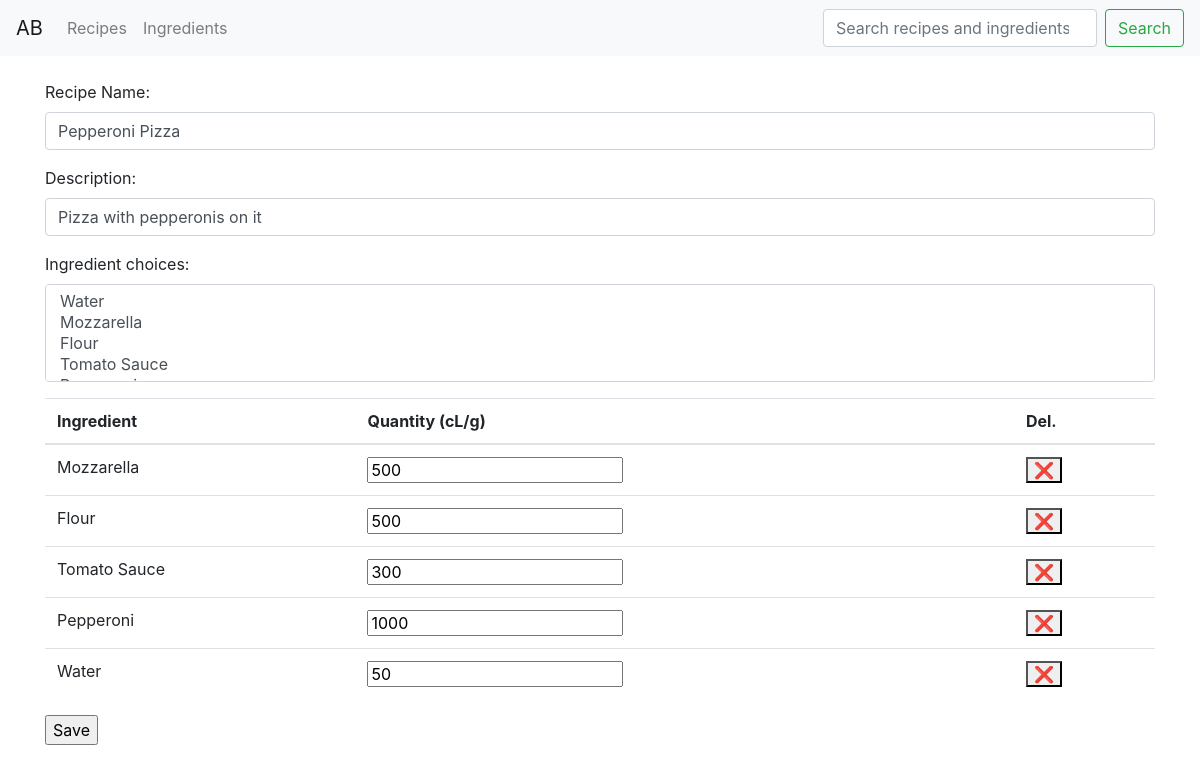
Screenshot of /recipe/1/update with the database file from the repository.
### apicbase/models.py (models this page shows, shortened)
class Recipe(models.Model):
    name = models.CharField(max_length=100, unique=True)
    desc = models.CharField(max_length=1000)
    ingredients = models.ManyToManyField(RecipeIngredient)

class RecipeIngredient(models.Model):
    ingredient = models.ForeignKey(Ingredient, on_delete=models.CASCADE)
    quantity = models.IntegerField(default=0) #will store in smallest denomination(ie grams/centiliter) and convert later

class Ingredient(models.Model):
    name = models.CharField(max_length=100, unique=True)
    desc = models.CharField(max_length=1000)
    cost = models.DecimalField(
        max_digits=10,
        decimal_places=2
        )
    unit_size = models.PositiveIntegerField(validators=[MinValueValidator(1)])
    is_fluid = models.BooleanField(default=False) # Used for converting to the higher denomination
    def __str__(self):
        return self.name

### apicbase/views/recipe_views.py (the view, shortened to what this page needs)
# urls.py: path('recipe/<int:pk>/update', RecipeUpdate.as_view(), name="recipe-update"),
class RecipeUpdate(UpdateView):
    model = Recipe
    form_class = RecipeForm
    template_name = "recipes/recipe_create_form.html"

### apicbase/models.py
class RecipeForm(ModelForm):
    name = forms.CharField(
        label="Recipe Name",
        max_length=100,
        widget=forms.TextInput(
            attrs={
                'class':'form-control'
            }
        )
    )
    desc = forms.CharField(
        max_length=1000,
        label="Description",
        widget=forms.TextInput(
            attrs={
                'class':'form-control'
            }
        )
    )
    ingredient_choices = forms.ModelMultipleChoiceField(
        queryset=Ingredient.objects.all(),
        widget=forms.SelectMultiple(
            attrs={
                'class':'custom-select'
            }
        ),
        required=False
    )
    class Meta:
        model = Recipe
        fields = ["name", "desc"] #don't use default behavior for ingredients field.  it's special

### apicbase/templates/recipes/recipe_create_form.html (shortened to what this page needs)
{% extends 'base/base.html'%}
{% block content %}
<form id="recipe-form" class="form-group" method="update">
    {% for field in form.visible_fields%}
        <div class="form-group">
            {{ field.label_tag }}
            {{ field }}
        </div>
    {% endfor %}
    <table id="ingredients-list" class="table">
    <thead>
    <tr><th>Ingredient</th><th>Quantity (cL/g)</th><th>Del.</th></tr>
    </thead>
    {% if recipe.ingredients %}
        {% for each in recipe.ingredients.all %}
            <tr class="ingredient-row\">
            <td>{{each.ingredient.name}}</td>
            <td class="ingredient-quantity"><input value="{{each.quantity}}"></input></td>
            <td><button type="button" class="delbutton" >❌</button></td></tr>
        {% endfor %}
    {% endif %}
    </table>
    <input id="formsubmit" type="submit" value="Save">
</form>
{% endblock %}

### rows the page displays
Recipe: visible_fields "Pepperoni Pizza" "Pizza with pepperonis on it"
RecipeIngredient: ingredient.name "Mozzarella", quantity "500"
RecipeIngredient: ingredient.name "Flour", quantity "500"
RecipeIngredient: ingredient.name "Tomato Sauce", quantity "300"
RecipeIngredient: ingredient.name "Pepperoni", quantity "1000"
RecipeIngredient: ingredient.name "Water", quantity "50"

### other values shown
{{ field.label_tag }} "Recipe Name:" "Description:" "Ingredient choices:"
